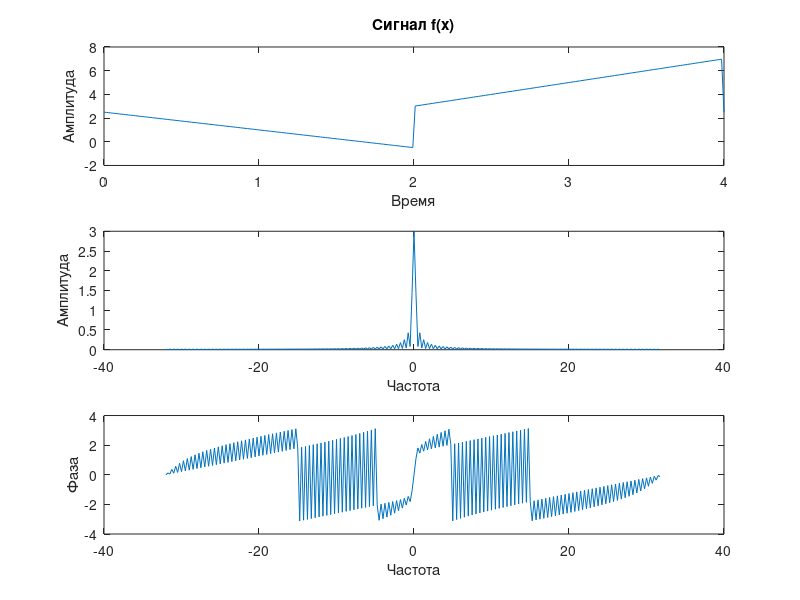

Reproduce this figure in MATLAB.
a = -1.5;
b = -0.5;
c = 2;
d = 3;
l = 2;
N = 256;
T = 2 * l;
df=1/T;
Nyq=N/(2*T);
t = linspace(0, T, N);
s = zeros(1, N);

for i = 1:N
    x = rem(t(i), T) - l; % Приводим x к интервалу [-l, l)
    if x >= -l && x < 0
        s(i) = a * x + b;
    elseif x >= 0 && x <= l
        s(i) = c * x + d;
    end
end

F = fft(s) / N;
subplot(311);
plot(t, s);
title('Сигнал f(x)');
xlabel('Время');
ylabel('Амплитуда');
F1=F(1:N/2+1);
F2=F(N/2+1:N);
F=[F2,F1];

subplot(312);
nu=-Nyq+df*(0:N);
plot(nu(1:N),abs(F(1:N)));

xlabel("Частота");
ylabel('Амплитуда');

subplot(313);
plot(nu(1:N),angle(F(1:N)));
xlabel("Частота");
ylabel('Фаза');
